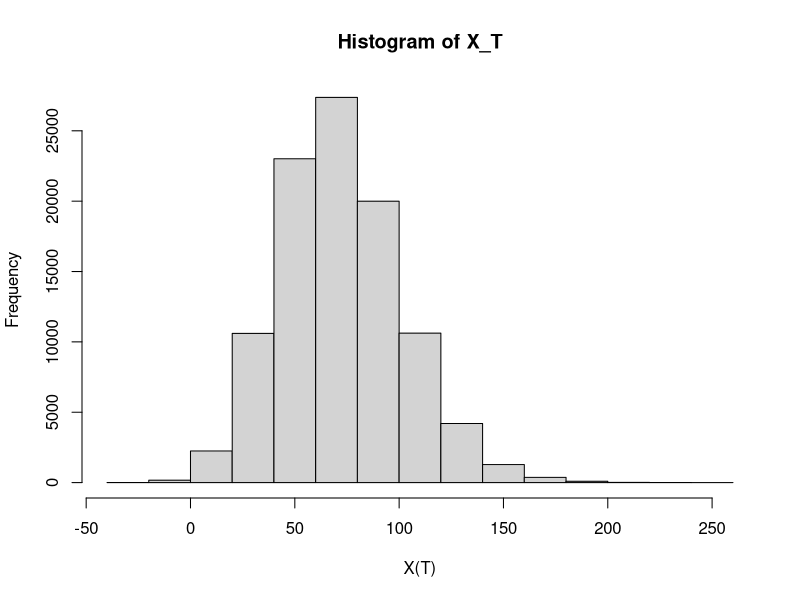

R code for this plot:
# Replicating script ------------------------------------------------------
# Author: Alejandro Jiménez Rico <aljrico@gmail.com>


# Parameters --------------------------------------------------------------

alpha <- 0.0343 # Expected return of the risky market
sigma <- 0.1544 # Expected volatility of the risky market
a <- 10 # Factor 'a'
years <- 60 # Total time
nsim <- 100000 # Number of simulations
c <- a # Still factor 'a'

# Array that defines the actual wealth of the investor at every time step
x <- c()
x[1] <- a # Initial wealth

# Array that contains the inputs and outputs of cash within each investor's account
C <- append(rep(a, round(years/2)),rep(-a, round(years/2)))

# Array that stores the final wealth of each investor
X_T <- c()


# Functions ---------------------------------------------------------------

# Expected Shortfall
ES <- function(distr, a){
	VaR <- quantile(distr, a)
	ES <- mean(distr[distr<VaR])

	return(ES)
}

# Stock Simulation --------------------------------------------------------
pi <- 0.1

for (j in 1:nsim){
	for (i in 1:years){
		random <- rnorm(1, mean = alpha, sd = sigma)
		x[i+1] <- x[i]*(exp(random))*pi + (1-pi)*x[i] + C[i]
	}
	X_T[j] <- x[years]
}



# Measurements ------------------------------------------------------------

# Final return of every individual
x_m <- median(X_T)
ret2 <- (1/years)*(-1 + (1 + (2*(x_m))/(c*years))^(1/2))*100

# Pi value of the benchmark
pi_b <- log(1+median(ret2))/alpha

# Histogram simple visualisation
hist(X_T, xlab= "X(T)")

# Output of final results
ES(X_T, 0.05)
ret2
pi_b

